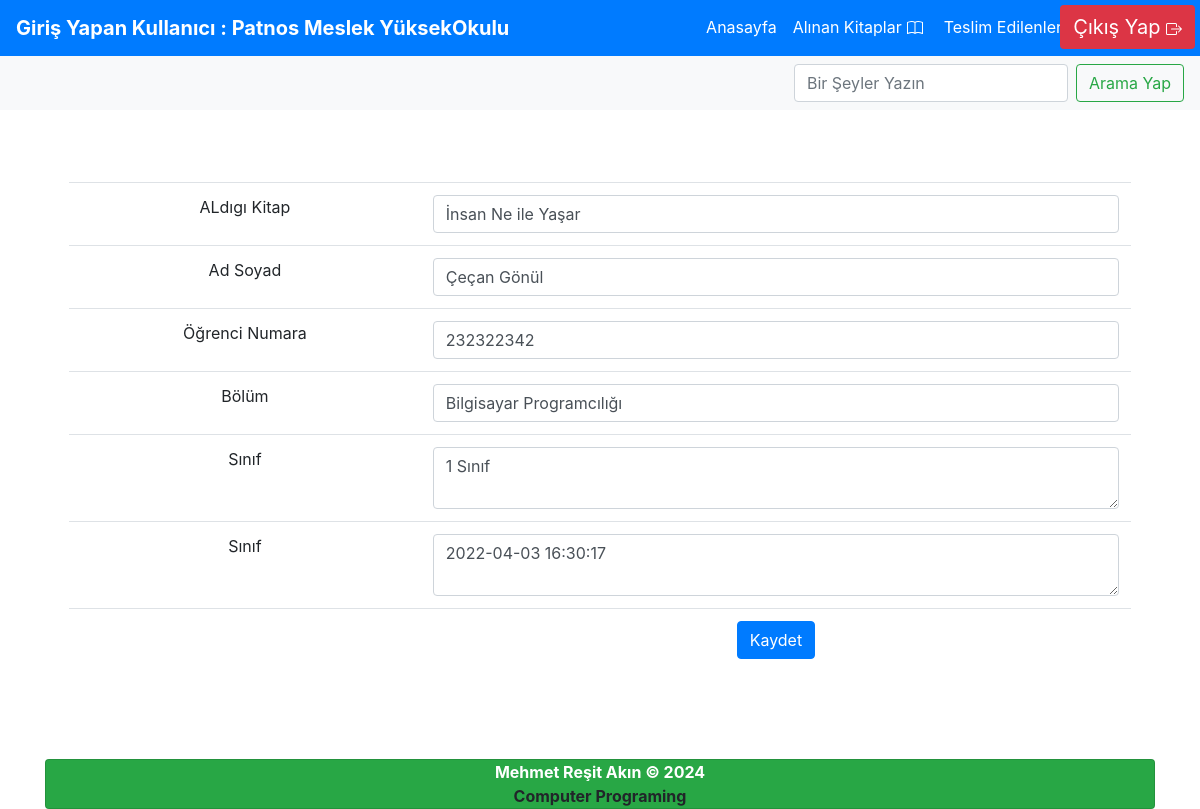
Screenshot of /duzenle.php?id=50 (signed in) with the database file from the repository.
### tables this page shows
CREATE TABLE `kullanicigiris` (
  `giris_id` int(11) NOT NULL,
  `kullanici_isim` varchar(55) NOT NULL,
  `kullanici_mail` varchar(55) NOT NULL,
  `kullanici_sifre` varchar(55) NOT NULL
);

CREATE TABLE `kullanicilar` (
  `kullanici_id` int(11) NOT NULL,
  `ogrenci_kitap` varchar(55) NOT NULL,
  `ogrenci_ad` varchar(55) NOT NULL,
  `ogrenci_no` int(9) NOT NULL,
  `ogrenci_bolum` varchar(45) NOT NULL,
  `ogrenci_sinif` varchar(55) NOT NULL,
  `ogrenci_aldigi_tarih` datetime NOT NULL DEFAULT current_timestamp()
);

### duzenle.php (the view, shortened to what this page needs)
<?php
include('header.php');
?>
<br><br>
<?php
$sorgu = $db->query("SELECT * FROM kullanicilar WHERE kullanici_id =".(int)$_GET['id']);
$sonuc = $sorgu->fetch(PDO::FETCH_ASSOC);
?>
<div class="container">
    <div class="card-body p-4">
        <form action="" method="post">
            <table class="table">
                <tr>
                    <td>ALdıgı Kitap</td>
                    <td><input type="text" name="ogrenci_kitap" class="form-control"
                            value="<?php echo $sonuc['ogrenci_kitap'];  ?>">
                    </td>
                </tr>
                <tr>
                    <td>Ad Soyad</td>
                    <td><input type="text" name="ogrenci_ad" class="form-control"
                            value="<?php echo $sonuc['ogrenci_ad'];  ?>">
                    </td>
                </tr>
                <tr>
                    <td>Öğrenci Numara</td>
                    <td><input type="text" name="ogrenci_no" class="form-control"
                            value="<?php echo $sonuc['ogrenci_no'];  ?>">
                    </td>
                </tr>
                <tr>
                    <td>Bölüm</td>
                    <td><input type="text" name="ogrenci_bolum" class="form-control"
                            value="<?php echo $sonuc['ogrenci_bolum'];  ?>">
                    </td>
                </tr>
                <tr>
                    <td>Sınıf</td>
                    <td><textarea name="ogrenci_sinif"
                            class="form-control"><?php echo $sonuc['ogrenci_sinif']; ?></textarea></td>
                </tr>
                <tr>
                    <td>Sınıf</td>
                    <td><textarea name="ogrenci_aldigi_tarih"
                            class="form-control"><?php echo $sonuc['ogrenci_aldigi_tarih']; ?></textarea></td>
                </tr>
                <tr>
                    <td></td>
                    <td><input type="submit" class="btn btn-primary" value="Kaydet"></td>
                </tr>
            </table>
        </form>
    </div>
    <div>
        <?php  include 'footer.php';  ?>

### header.php (shortened to what this page needs)
<?php
include 'baglan.php';
$kullanicisor = $db -> prepare('SELECT * FROM kullanicigiris WHERE kullanici_mail=:kullanici_mail');
$kullanicisor -> execute([
      'kullanici_mail' => $_SESSION['userkullanici_mail']
]);
$kullanicicek = $kullanicisor -> fetch(PDO::FETCH_ASSOC);
?>
<!doctype html>
<html lang="en">
<head>
    <link rel="stylesheet" href="ss.css">
    <link rel="stylesheet" href="https://use.fontawesome.com/releases/v5.0.13/css/all.css"
>
    <link rel="stylesheet" href="https://stackpath.bootstrapcdn.com/bootstrap/4.3.1/css/bootstrap.min.css"
>
</head>
<body>
    <nav class="navbar navbar-expand-lg navbar-dark bg-primary">
        <a href="anasayfa.php" class="navbar-brand"> <b style="color:white;">Giriş Yapan Kullanıcı :
                <?php  echo $kullanicicek['kullanici_isim'] ?> </b></a>
        <div class="container">
            <div class="collapse navbar-collapse">
                <ul class="navbar-nav mr-auto" style="position:absolute;right:130px;">
                        <a class="nav-link active" href="anasayfa.php">Anasayfa</a>
                    <li class="nav-item">
                        <div class=""><a class="nav-link  active" href="alinankitap.php">Alınan Kitaplar</a></div>
                    </li>
                    <li class="nav-item"><a class="nav-link active" href="teslimedilenler.php">Teslim Edilenler</a></li>
                </ul>
                <div "><a href=" cikis.php" class="btn bg-danger "
                    style="color:white; position:absolute; right:0px; top:0; font-size:20px; margin:5px; text-decoration:none;">
                    Çıkış Yap </a></div>
            </div>
        </div>
    </nav>
    <nav class="navbar navbar-light bg-light justify-content-between">
        <form class="form-inline" action="alinankitap.php" method="post">
            <input class="form-control mr-sm-2" type="search" name="kelime" onkeypress="return isNumberKey(event)" placeholder="Bir Şeyler Yazın" maxlength="9"
                aria-label="Search">
            <button class="btn btn-outline-success my-2 my-sm-0" type="submit">Arama Yap</button>
        </form>
    </nav>

### ss.css (style rules this page uses)
table { width: 100%; text-align: center; }

### rows the page displays
kullanicigiris: kullanici_isim "Patnos Meslek YüksekOkulu"
kullanicilar: ogrenci_kitap "İnsan Ne ile Yaşar", ogrenci_ad "Çeçan Gönül", ogrenci_no "232322342", ogrenci_bolum "Bilgisayar Programcılığı", ogrenci_sinif "1 Sınıf", ogrenci_aldigi_tarih "2022-04-03 16:30:17"
